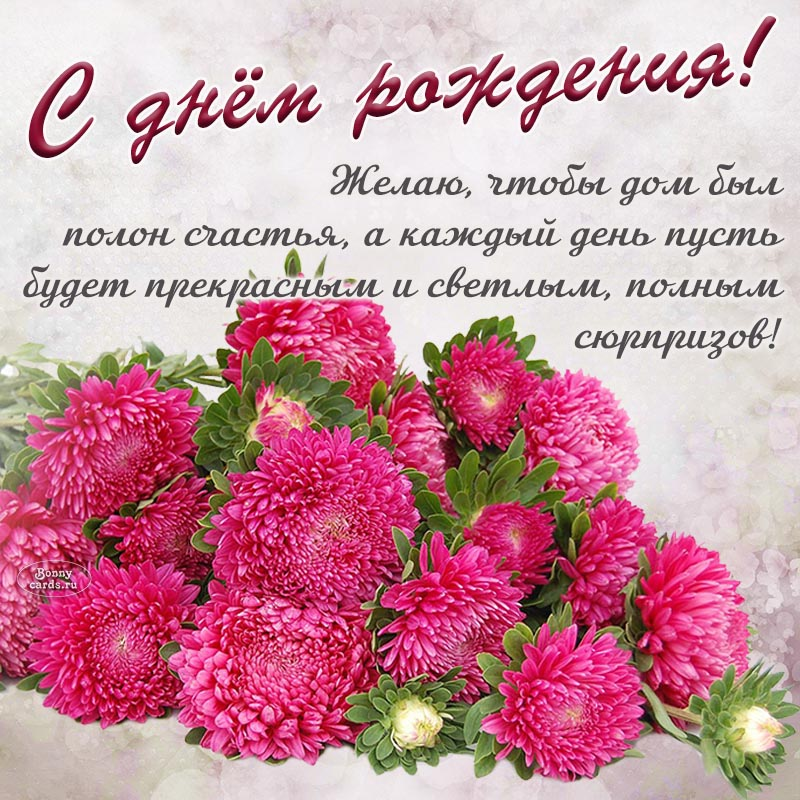
#> input picture 8prakt/my_image.jpg, 800 x 800 px
$ python 8.1.py
#> lines starting #> are read from the running program, lines starting #| are printed output that depends on the picture
from PIL import Image

# Открываем изображение
image = Image.open('my_image.jpg')
#> image is the input picture: PIL image 800x800 RGB; mean R, G, B 201.3, 147.6, 160.1

# Обрезаем изображение (левый верхний угол: x1, y1, правый нижний угол: x2, y2)
cropped_image = image.crop((100, 100, 300, 300))
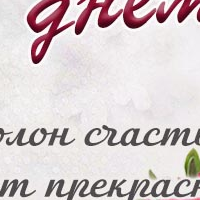
#> cropped_image: PIL image 200x200 RGB; mean R, G, B 215.5, 205.2, 206.8

# Сохраняем обрезанное изображение
cropped_image.save('cropped_example.jpg')
